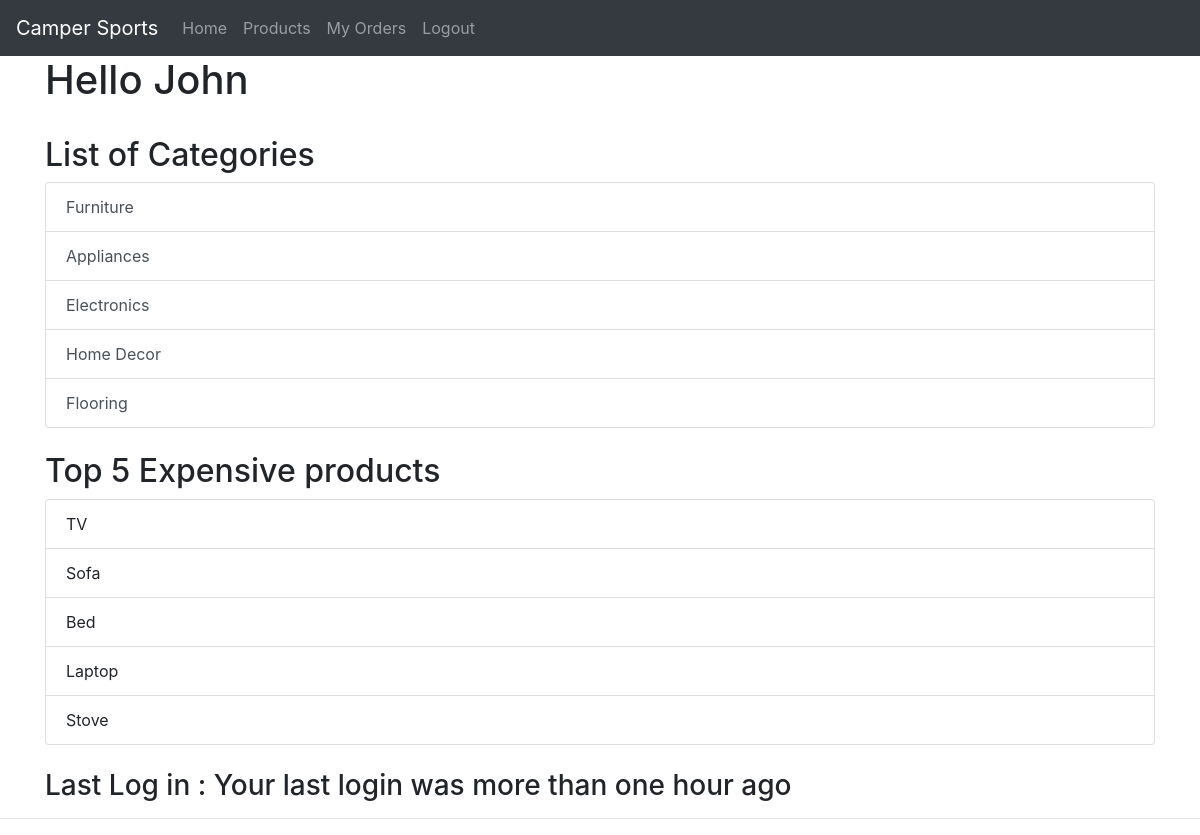
/myapp/ (signed in), run on the app's committed database.
### myapp/models.py (models this page shows, shortened)
class Category(models.Model):
    name = models.CharField(max_length=200)
    warehouse = models.CharField(max_length=100, default="Windsor")
    class Meta:
        ordering = ['id']

class Product(models.Model):
    category = models.ForeignKey(Category, related_name='products', on_delete=models.CASCADE)
    name = models.CharField(max_length=200)
    price = models.DecimalField(max_digits=10, decimal_places=2)
    stock = models.PositiveIntegerField(default=100, validators=[validate_product_stock])
    available = models.BooleanField(default=True)
    description = models.TextField(max_length=500, blank=True, default='')
    interested = models.PositiveIntegerField(default=0)
    class Meta:
        ordering = ['id']

### myapp/views.py (the view)
# urls.py: path(r'', IndexView.as_view(), name='index'),
class IndexView(View):
    def get(self, request):
        if 'last_login' in request.session:
            last_log = request.session.get('last_login')
        else:
            last_log = "Your last login was more than one hour ago"
        cat_list = Category.objects.all().order_by('id')[:10]
        prod_list = Product.objects.all().order_by('-price')[:5]
        return render(request, 'myapp/index.html', {'cat_list': cat_list, 'expProd':prod_list, 'last_log':last_log})

### templates/myapp/index.html (shortened to what this page needs)
<!DOCTYPE html>
<html>
<head lang="en">
</head>
<body>
	{% extends 'myapp/base.html' %} {% block body_block %}
	<br>
	<div class="container">
	{% if cat_list %}
	<h2>List of Categories</h2>
	<div class="list-group">
		{% for cat in cat_list %}
		<a href='{{cat.id}}' class="list-group-item list-group-item-action">{{ cat.name}}</a>
	 {% endfor %}
	</div>
	{% else %}
	<strong>There are no available categories!</strong> {% endif %}
	<br>
	<h2>Top 5 Expensive products</h2>
	<div class="list-group">
		{% for prod in expProd %}
		<li class="list-group-item">{{ prod.name}}</li> {% endfor %}
	</div>
	<br>
	<h3>Last Log in : {{ last_log }} </h3>
	{% endblock %}

### templates/myapp/base.html (shortened to what this page needs)
<!DOCTYPE html>
{% load staticfiles %}
<html>
<head>
<link rel="stylesheet" type="text/css"
	href="{% static 'myapp/style.css' %}" />
<link rel="stylesheet"
	href="https://stackpath.bootstrapcdn.com/bootstrap/4.3.1/css/bootstrap.min.css"
>
</head>
<body>
	{% if user.is_authenticated %}
	<div>
		<nav class="navbar navbar-expand-lg navbar-dark bg-dark">
			<a class="navbar-brand" href="#">Camper Sports</a>
			<div class="collapse navbar-collapse" id="navbarNavDropdown">
				<ul class="navbar-nav">
					<li class="nav-item"><a class="nav-link"
						href="{% url 'myapp:index' %}"> Home</a></li>
					<li class="nav-item"><a class="nav-link"
						href="{% url 'myapp:products' %}"> Products</a></li>
					<li class="nav-item"><a class="nav-link"
						href="{% url 'myapp:my_order' %}"> My Orders</a></li>
					<li class="nav-item"><a class="nav-link"
						href="{% url 'myapp:logout' %}"> Logout</a></li>
				</ul>
			</div>
		</nav>
		<h1 class="container">{% block myhdg %}Hello {{ user.first_name }} {% endblock %}</h1>
		{% block body_block %} *** {% endblock %}
	</div>
	<hr />
	{% endif %}
</body>
</html>

### data on the page
Category: name "Furniture"
Category: name "Appliances"
Category: name "Electronics"
Category: name "Home Decor"
Category: name "Flooring"
Product: name "TV"
Product: name "Sofa"
Product: name "Bed"
Product: name "Laptop"
Product: name "Stove"

### other printed values
{{ user.first_name }} "John"
{{ last_log }} "Your last login was more than one hour ago"
